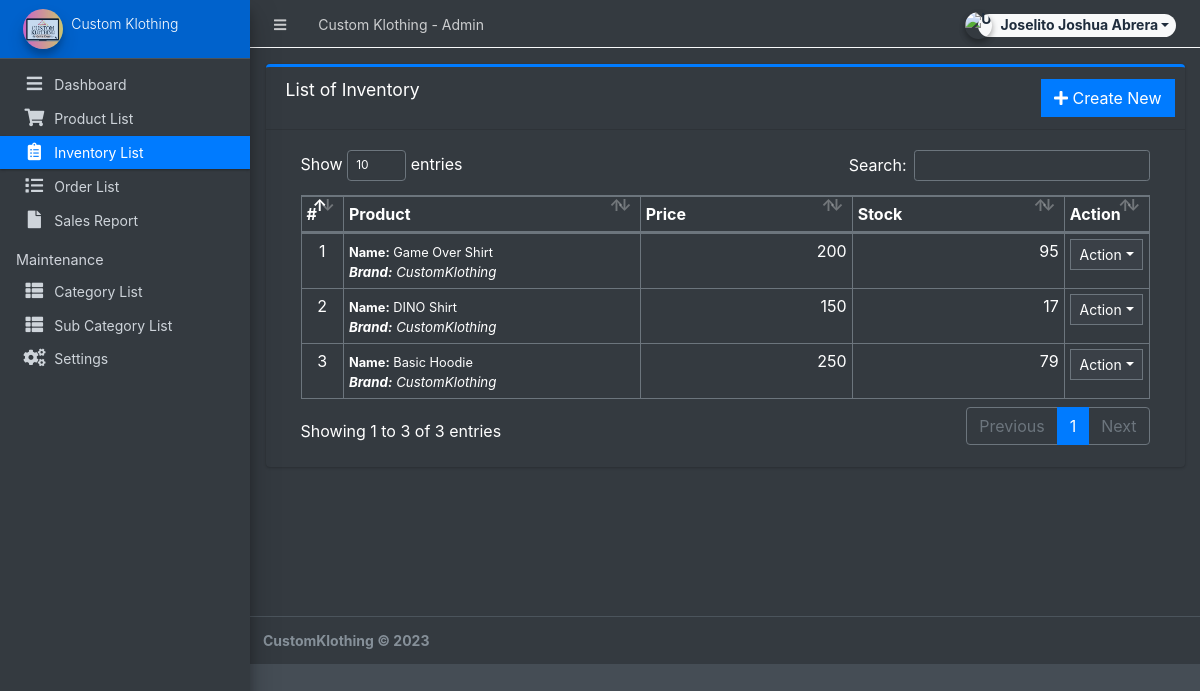
The page /admin/?page=inventory (signed in) on the database its author committed.
### tables this page shows
CREATE TABLE `inventory` (
  `id` int(30) NOT NULL,
  `product_id` int(30) NOT NULL,
  `quantity` double NOT NULL,
  `price` float NOT NULL,
  `date_created` datetime NOT NULL DEFAULT current_timestamp(),
  `date_updated` datetime DEFAULT NULL ON UPDATE current_timestamp()
);

CREATE TABLE `products` (
  `id` int(30) NOT NULL,
  `category_id` int(30) NOT NULL,
  `sub_category_id` int(30) NOT NULL,
  `product` varchar(250) NOT NULL,
  `brandname` text NOT NULL,
  `description` text NOT NULL,
  `status` tinyint(1) NOT NULL DEFAULT 1,
  `date_created` datetime NOT NULL DEFAULT current_timestamp()
);

### admin/inventory/index.php (the view, shortened to what this page needs)
<div class="card card-outline card-primary">
	<div class="card-header">
		<h3 class="card-title">List of Inventory</h3>
		<div class="card-tools">
			<a href="?page=inventory/manage_inventory" class="btn btn-flat btn-primary"><span class="fas fa-plus"></span>  Create New</a>
		</div>
	</div>
	<div class="card-body">
		<div class="container-fluid">
        <div class="container-fluid">
			<table class="table table-bordered table-stripped">
				<colgroup>
					<col width="5%">
					<col width="35%">
					<col width="25%">
					<col width="25%">
					<col width="10%">
				</colgroup>
				<thead>
					<tr>
						<th>#</th>
						<th>Product</th>
						<th>Price</th>
						<th>Stock</th>
						<th>Action</th>
					</tr>
				</thead>
				<tbody>
					<?php
					$i = 1;
						$qry = $conn->query("SELECT i.*,p.product as product,p.brandname from `inventory` i inner join `products` p on p.id = i.product_id order by unix_timestamp(i.date_created) desc ");
						while($row = $qry->fetch_assoc()):
						$sold = $conn->query("SELECT SUM(ol.quantity) as sold FROM order_list ol inner join orders o on o.id = ol.order_id where ol.product_id='{$row['id']}' and o.`status` != 4 ");
						$sold = $sold->num_rows > 0 ? $sold->fetch_assoc()['sold'] : 0;
						$avail = $row['quantity'] - $sold;
						foreach($row as $k=> $v){
							$row[$k] = trim(stripslashes($v));
						}
					?>
						<tr>
							<td class="text-center"><?php echo $i++; ?></td>
							<td>
								<p class="m-0"><small><b>Name:</b> <?php echo $row['product'] ?></small></p>
								<p class="m-0 truncate"><b>Brand:</b> <?php echo $row['brandname'] ?></p>
							</td>
							<td class="text-right"><?php echo number_format($row['price']) ?></td>
							<td class="text-right"><?php echo $avail ?></td>
							<td align="center">
								 <button type="button" class="btn btn-flat btn-default btn-sm dropdown-toggle dropdown-icon" data-toggle="dropdown">
				                  		Action
				                  </button>
							</td>
						</tr>
					<?php endwhile; ?>
				</tbody>
			</table>
		</div>
		</div>
	</div>
</div>

### rows shown on the page
inventory: product.product "Game Over Shirt", product.brandname "CustomKlothing", price "200", avail "95"
inventory: product.product "DINO Shirt", product.brandname "CustomKlothing", price "150", avail "17"
inventory: product.product "Basic Hoodie", product.brandname "CustomKlothing", price "250", avail "79"

### other values the page prints
$_settings->info('name') "Custom Klothing"
$_settings->userdata('firstname').' '.$_settings->userdata('lastname') "Joselito Joshua Abrera"
$_settings->info('short_name') "Custom Klothing"
